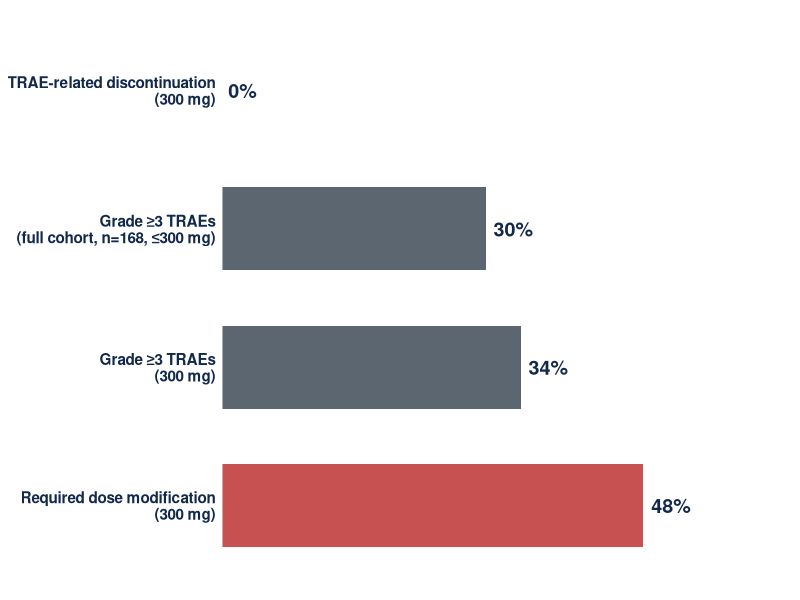
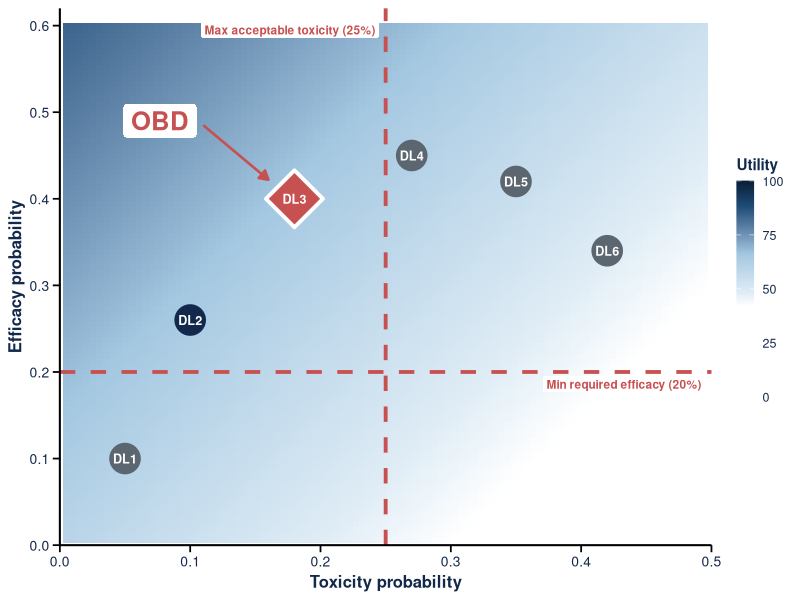
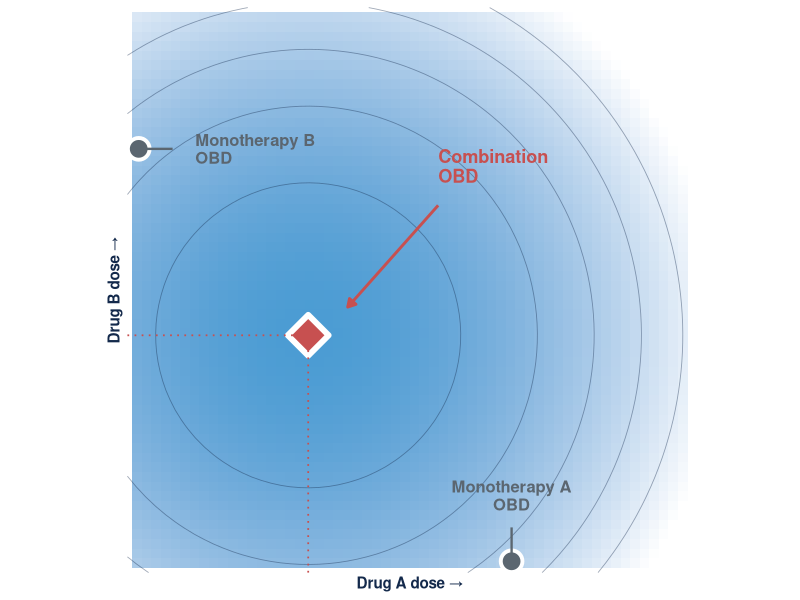
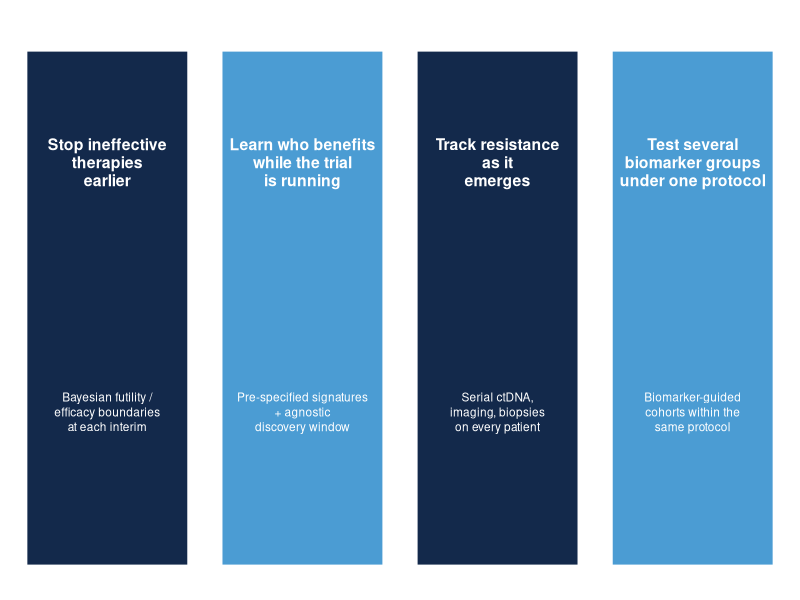
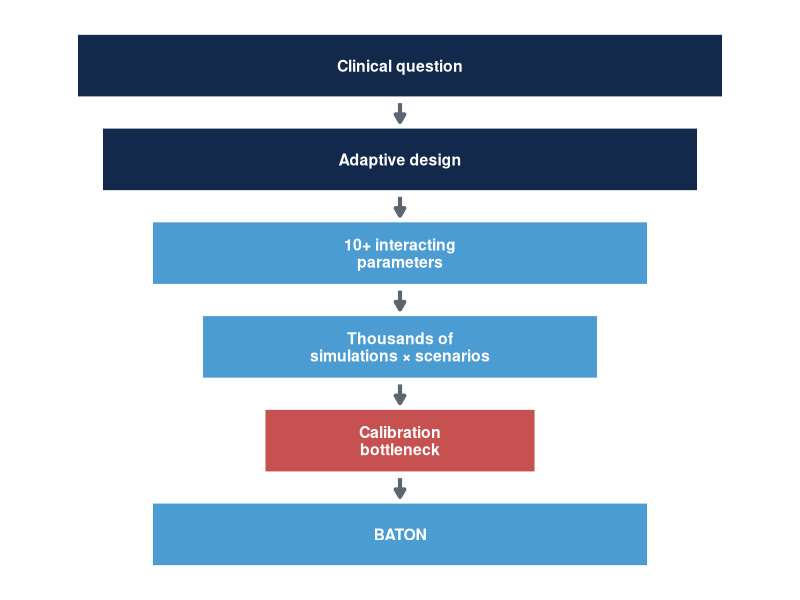
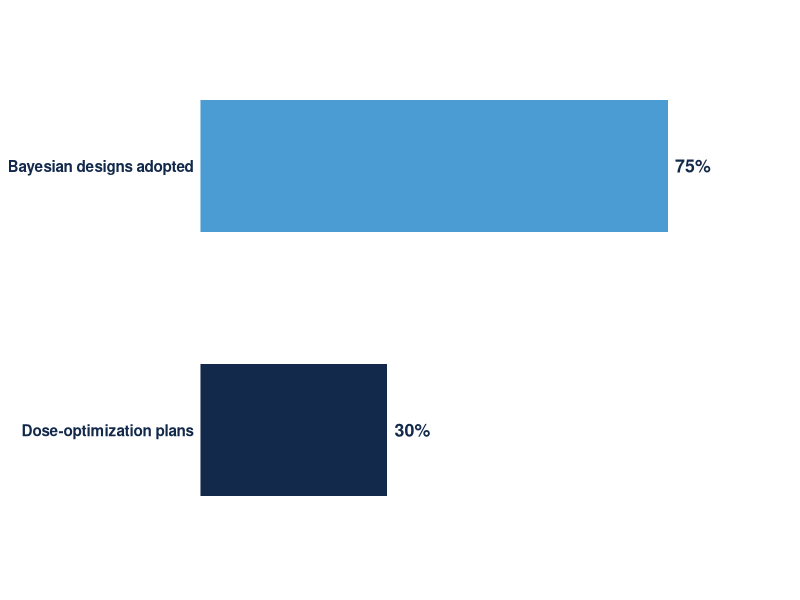
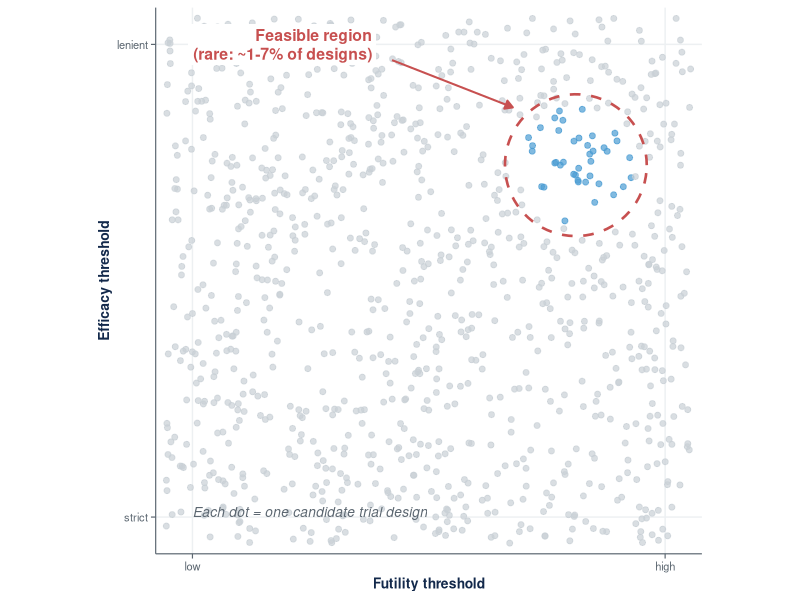
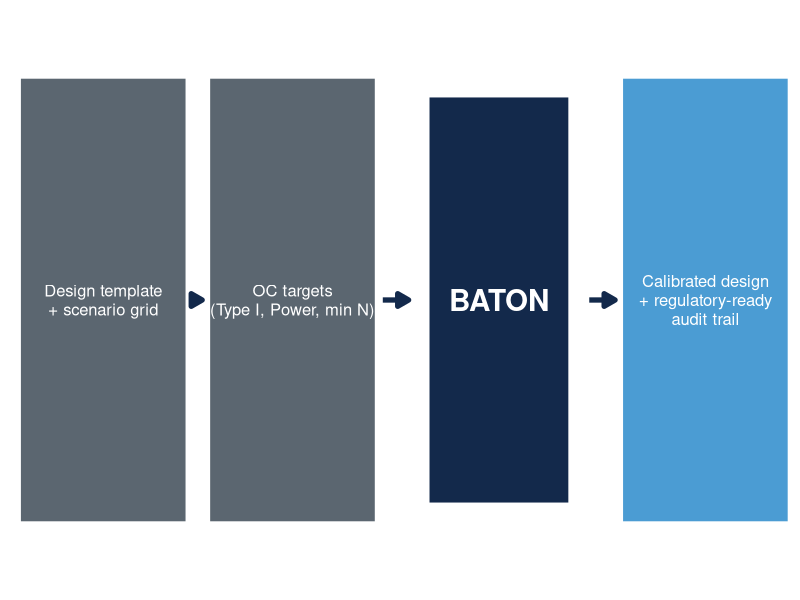

Generate these figures, in order, with R:
## ---- chunk 1
#| label: setup
#| include: false
library(ggplot2)
library(gridExtra)
set.seed(2025)
## ---- chunk 2
#| fig.height: 3.0
#| fig.width: 9
#| fig.align: center
#| fig.alt: "Horizontal bar chart of daraxonrasib monotherapy tolerability (RMC-6236-001 PDAC cohort): 0% TRAE-related discontinuation at 300 mg; 30% Grade ≥3 TRAEs in the full cohort (n=168, doses ≤300 mg); 34% Grade ≥3 TRAEs at 300 mg; 48% required dose modification at 300 mg."
library(ggplot2)
toxdata <- data.frame(
  metric = factor(c("TRAE-related discontinuation\n(300 mg)",
                    "Grade ≥3 TRAEs\n(full cohort, n=168, ≤300 mg)",
                    "Grade ≥3 TRAEs\n(300 mg)",
                    "Required dose modification\n(300 mg)"),
                  levels = c("Required dose modification\n(300 mg)",
                             "Grade ≥3 TRAEs\n(300 mg)",
                             "Grade ≥3 TRAEs\n(full cohort, n=168, ≤300 mg)",
                             "TRAE-related discontinuation\n(300 mg)")),
  pct = c(0, 30, 34, 48),
  fill = c("#4B9CD3", "#5B6670", "#5B6670", "#C75050")
)
ggplot(toxdata, aes(x = metric, y = pct, fill = fill)) +
  geom_col(width = 0.6) +
  geom_text(aes(label = paste0(pct, "%")),
            hjust = -0.2, size = 5, fontface = "bold", color = "#13294B") +
  scale_fill_identity() +
  scale_y_continuous(limits = c(0, 65), expand = c(0, 0)) +
  coord_flip() +
  labs(x = NULL, y = NULL) +
  theme_minimal(base_size = 11) +
  theme(panel.grid = element_blank(),
        axis.text.x = element_blank(),
        axis.ticks = element_blank(),
        axis.text.y = element_text(face = "bold", color = "#13294B", size = 11))
## ---- chunk 3
#| fig.height: 5.4
#| fig.width: 6.6
#| fig.align: center
#| fig.alt: "U-BOIN utility surface: toxicity probability (x-axis, 0-0.5) vs efficacy probability (y-axis, 0-0.6). Background heatmap shades utility across the plotted region from ~30 at the lower-right (high toxicity, low efficacy) to ~84 at the upper-left (low toxicity, high efficacy); the legend extends 0-100 to anchor the full elicited utility range. Red dashed lines mark admissibility cutoffs (max acceptable toxicity 25%, min required efficacy 20%). Six dose levels DL1-DL6 plotted as points; admissible doses are navy, inadmissible doses are gray, and the OBD (admissible dose with highest utility) is highlighted as a red diamond with an OBD label and leader arrow to the northwest."
library(ggplot2)

# Elicited utilities (per U-BOIN framework, Zhou 2019)
u_no_no   <- 60    # no response, no DLT
u_yes_no  <- 100   # response, no DLT  <- best
u_no_yes  <- 0     # no response, DLT  <- worst
u_yes_yes <- 40    # response, DLT

# Utility surface u(tox_prob, eff_prob) under outcome independence
util_fn <- function(tox, eff) {
  (1 - eff) * (1 - tox) * u_no_no +
  eff * (1 - tox) * u_yes_no +
  (1 - eff) * tox * u_no_yes +
  eff * tox * u_yes_yes
}

tox_seq <- seq(0, 0.5, length = 100)
eff_seq <- seq(0, 0.6, length = 100)
util_grid <- expand.grid(tox = tox_seq, eff = eff_seq)
util_grid$utility <- util_fn(util_grid$tox, util_grid$eff)

# Candidate dose levels
doses <- data.frame(
  dl  = c("DL1", "DL2", "DL3", "DL4", "DL5", "DL6"),
  tox = c(0.05, 0.10, 0.18, 0.27, 0.35, 0.42),
  eff = c(0.10, 0.26, 0.40, 0.45, 0.42, 0.34)
)
tox_max <- 0.25
eff_min <- 0.20
doses$admissible <- doses$tox <= tox_max & doses$eff >= eff_min
doses$utility    <- util_fn(doses$tox, doses$eff)
doses$is_obd     <- FALSE
if (any(doses$admissible)) {
  doses$is_obd[ which(doses$admissible)[which.max(doses$utility[doses$admissible])] ] <- TRUE
}

obd_x <- doses$tox[doses$is_obd]
obd_y <- doses$eff[doses$is_obd]

ggplot() +
  geom_tile(data = util_grid, aes(x = tox, y = eff, fill = utility)) +
  scale_fill_gradientn(
    colors  = c("#FFFFFF", "#FFFFFF", "#E0EDF6", "#A4C8E1", "#1F4E79", "#0A1F38"),
    values  = c(0.00, 0.42, 0.48, 0.66, 0.88, 1.00),
    name    = "Utility",
    limits  = c(0, 100), breaks = c(0, 25, 50, 75, 100)
  ) +
  # Admissibility lines
  geom_vline(xintercept = tox_max, color = "#C75050",
             linewidth = 1.3, linetype = "dashed") +
  geom_hline(yintercept = eff_min, color = "#C75050",
             linewidth = 1.3, linetype = "dashed") +
  annotate("label", x = tox_max - 0.005, y = 0.595,
           label = "Max acceptable toxicity (25%)",
           color = "#C75050", hjust = 1, fontface = "bold",
           size = 3.0, label.size = 0, fill = "#FFFFFF") +
  annotate("label", x = 0.495, y = eff_min - 0.005,
           label = "Min required efficacy (20%)",
           color = "#C75050", hjust = 1, vjust = 1, fontface = "bold",
           size = 3.0, label.size = 0, fill = "#FFFFFF") +
  # Non-OBD dose points
  geom_point(data = doses[!doses$is_obd, ],
             aes(x = tox, y = eff, color = admissible),
             shape = 19, size = 10) +
  scale_color_manual(values = c("TRUE" = "#13294B", "FALSE" = "#5B6670"),
                     guide = "none") +
  # OBD diamond
  geom_point(data = doses[doses$is_obd, ],
             aes(x = tox, y = eff),
             shape = 23, fill = "#C75050", color = "white",
             size = 14, stroke = 2) +
  # Dose-level labels inside each point
  geom_text(data = doses, aes(x = tox, y = eff, label = dl),
            color = "white", size = 3.2, fontface = "bold") +
  # OBD leader arrow + label, NW of DL3 (away from DL4)
  annotate("segment",
           x = obd_x - 0.07, y = obd_y + 0.085,
           xend = obd_x - 0.02, yend = obd_y + 0.022,
           color = "#C75050", linewidth = 0.9,
           arrow = arrow(length = unit(0.25, "cm"), type = "closed")) +
  annotate("label",
           x = obd_x - 0.075, y = obd_y + 0.090,
           label = "OBD", color = "#C75050",
           size = 6.5, fontface = "bold", hjust = 1,
           label.size = 0, fill = "#FFFFFF") +
  labs(x = "Toxicity probability",
       y = "Efficacy probability") +
  scale_x_continuous(limits = c(0, 0.5), expand = c(0, 0),
                     breaks = seq(0, 0.5, by = 0.1)) +
  scale_y_continuous(limits = c(0, 0.62), expand = c(0, 0),
                     breaks = seq(0, 0.6, by = 0.1)) +
  theme_minimal(base_size = 12) +
  theme(panel.grid = element_blank(),
        # Solid black axes + prominent tick marks
        axis.line = element_line(color = "#000000", linewidth = 0.7),
        axis.ticks = element_line(color = "#000000", linewidth = 0.6),
        axis.ticks.length = unit(0.18, "cm"),
        axis.title = element_text(face = "bold", color = "#13294B", size = 12),
        axis.text = element_text(color = "#13294B", size = 10),
        legend.position = "right",
        legend.title = element_text(face = "bold", color = "#13294B", size = 11),
        legend.text = element_text(color = "#13294B", size = 9),
        legend.key.height = unit(1.1, "cm"),
        legend.key.width = unit(0.45, "cm"))
## ---- chunk 4
#| fig.height: 4.4
#| fig.width: 5.6
#| fig.align: center
library(ggplot2)
n <- 60
grid <- expand.grid(A = seq(0, 1, length = n), B = seq(0, 1, length = n))
grid$eff <- pmax(0, 0.85 - 1.6 * ((grid$A - 0.32)^2 + (grid$B - 0.42)^2))
mono_A <- data.frame(A = 0.68, B = 0.02, lab = "Monotherapy A\nOBD")
mono_B <- data.frame(A = 0.02, B = 0.75, lab = "Monotherapy B\nOBD")
combo  <- data.frame(A = 0.32, B = 0.42, lab = "Combination\nOBD")

ggplot() +
  geom_tile(data = grid, aes(x = A, y = B, fill = eff)) +
  scale_fill_gradient(low = "#FFFFFF", high = "#4B9CD3", guide = "none") +
  geom_contour(data = grid, aes(x = A, y = B, z = eff),
               color = "#13294B", linewidth = 0.3, alpha = 0.4, bins = 6) +
  # mono A on x-axis
  geom_point(data = mono_A, aes(x = A, y = B), shape = 21, fill = "#5B6670",
             color = "white", size = 6, stroke = 2) +
  geom_segment(aes(x = 0.68, xend = 0.68, y = 0.08, yend = 0.02),
               arrow = arrow(length = unit(0.18, "cm"), type = "closed"),
               color = "#5B6670", linewidth = 0.8) +
  geom_text(data = mono_A, aes(x = A, y = B + 0.09, label = lab),
            color = "#5B6670", size = 4.2, hjust = 0.5, vjust = 0,
            fontface = "bold", lineheight = 0.9) +
  # mono B on y-axis
  geom_point(data = mono_B, aes(x = A, y = B), shape = 21, fill = "#5B6670",
             color = "white", size = 6, stroke = 2) +
  geom_segment(aes(x = 0.08, xend = 0.02, y = 0.75, yend = 0.75),
               arrow = arrow(length = unit(0.18, "cm"), type = "closed"),
               color = "#5B6670", linewidth = 0.8) +
  geom_text(data = mono_B, aes(x = A + 0.10, y = B, label = lab),
            color = "#5B6670", size = 4.2, hjust = 0, vjust = 0.5,
            fontface = "bold", lineheight = 0.9) +
  # combination optimum
  geom_point(data = combo, aes(x = A, y = B), shape = 23, fill = "#C75050",
             color = "white", size = 9, stroke = 3) +
  geom_segment(aes(x = 0.55, xend = 0.39, y = 0.65, yend = 0.47),
               arrow = arrow(length = unit(0.22, "cm"), type = "closed"),
               color = "#C75050", linewidth = 1) +
  geom_text(aes(x = 0.55, y = 0.69, label = "Combination\nOBD"),
            color = "#C75050", size = 4.6, hjust = 0, vjust = 0,
            fontface = "bold", lineheight = 0.9) +
  # dotted projections from combo optimum to axes
  geom_segment(aes(x = 0.32, xend = 0.32, y = 0, yend = 0.42),
               color = "#C75050", linetype = "dotted", linewidth = 0.6) +
  geom_segment(aes(x = 0, xend = 0.32, y = 0.42, yend = 0.42),
               color = "#C75050", linetype = "dotted", linewidth = 0.6) +
  labs(x = "Drug A dose →", y = "Drug B dose →") +
  scale_x_continuous(limits = c(0, 1), breaks = NULL, expand = c(0, 0)) +
  scale_y_continuous(limits = c(0, 1), breaks = NULL, expand = c(0, 0)) +
  coord_fixed(clip = "off") +
  theme_minimal(base_size = 11) +
  theme(panel.grid = element_blank(),
        axis.title.x = element_text(face = "bold", color = "#13294B", size = 11),
        axis.title.y = element_text(face = "bold", color = "#13294B", size = 11))
## ---- chunk 5
#| fig.height: 3.0
#| fig.width: 10
#| fig.align: center
library(ggplot2)
pillars <- data.frame(
  x = c(1, 2, 3, 4),
  y = rep(1, 4),
  header = c("Stop ineffective\ntherapies\nearlier",
             "Learn who benefits\nwhile the trial\nis running",
             "Track resistance\nas it\nemerges",
             "Test several\nbiomarker groups\nunder one protocol"),
  detail = c("Bayesian futility /\nefficacy boundaries\nat each interim",
             "Pre-specified signatures\n+ agnostic\ndiscovery window",
             "Serial ctDNA,\nimaging, biopsies\non every patient",
             "Biomarker-guided\ncohorts within the\nsame protocol"),
  fill = c("#13294B", "#4B9CD3", "#13294B", "#4B9CD3")
)
ggplot() +
  geom_tile(data = pillars, aes(x = x, y = y, fill = fill),
            width = 0.85, height = 1.6, color = "white", linewidth = 2) +
  scale_fill_identity() +
  geom_text(data = pillars, aes(x = x, y = y + 0.45, label = header),
            color = "white", size = 4.0, fontface = "bold", lineheight = 0.95) +
  geom_text(data = pillars, aes(x = x, y = y - 0.32, label = detail),
            color = "white", size = 3.0, lineheight = 1.05) +
  scale_x_continuous(limits = c(0.45, 4.55), expand = c(0, 0)) +
  scale_y_continuous(limits = c(0.1, 1.95), expand = c(0, 0)) +
  theme_void()
## ---- chunk 6
#| fig.height: 3.6
#| fig.width: 4.2
#| fig.align: center
library(ggplot2)
funnel <- data.frame(
  y = 6:1,
  x = rep(1, 6),
  label = c("Clinical question",
            "Adaptive design",
            "10+ interacting\nparameters",
            "Thousands of\nsimulations × scenarios",
            "Calibration\nbottleneck",
            "BATON"),
  fill = c("#13294B", "#13294B", "#4B9CD3", "#4B9CD3", "#C75050", "#4B9CD3"),
  width = c(2.6, 2.4, 2.0, 1.6, 1.1, 2.0)
)
ggplot() +
  geom_tile(data = funnel, aes(x = x, y = y, fill = fill, width = width),
            height = 0.72, color = "white", linewidth = 2) +
  scale_fill_identity() +
  geom_text(data = funnel, aes(x = x, y = y, label = label),
            color = "white", size = 4.0, fontface = "bold", lineheight = 0.92) +
  geom_segment(data = data.frame(x = 1, xend = 1, y = 6:2 - 0.4, yend = 5:1 + 0.4),
               aes(x = x, xend = xend, y = y, yend = yend),
               arrow = arrow(length = unit(0.22, "cm"), type = "closed"),
               color = "#5B6670", linewidth = 1.4) +
  scale_x_continuous(limits = c(-0.6, 2.6), expand = c(0, 0)) +
  scale_y_continuous(limits = c(0.3, 6.7), expand = c(0, 0)) +
  theme_void()
## ---- chunk 7
#| fig.height: 1.4
#| fig.width: 5.6
#| fig.align: center
library(ggplot2)
adopt <- data.frame(
  metric = factor(c("Bayesian designs adopted", "Dose-optimization plans"),
                  levels = c("Dose-optimization plans", "Bayesian designs adopted")),
  pct = c(75, 30),
  fill = c("#4B9CD3", "#13294B")
)
ggplot(adopt, aes(x = metric, y = pct, fill = fill)) +
  geom_col(width = 0.5) +
  geom_text(aes(label = paste0(pct, "%")),
            hjust = -0.2, size = 4.5, fontface = "bold", color = "#13294B") +
  scale_fill_identity() +
  scale_y_continuous(limits = c(0, 95), expand = c(0, 0)) +
  coord_flip() +
  labs(x = NULL, y = NULL) +
  theme_minimal(base_size = 11) +
  theme(panel.grid = element_blank(),
        axis.text.x = element_blank(),
        axis.ticks = element_blank(),
        axis.text.y = element_text(face = "bold", color = "#13294B", size = 11))
## ---- chunk 8
#| fig.height: 4.0
#| fig.width: 9
#| fig.align: center
#| fig.alt: "Scatter plot of about a thousand candidate trial designs across two calibration parameters. The vast majority are gray (failing one or more of the four operating-characteristic constraints). A small cluster near the upper-right is highlighted in blue, representing the rare designs that satisfy FDA compliance, minimize patients, stop bad early, and accelerate good simultaneously. A red label flags this region as the feasible region (about 1 to 7 percent of designs)."
library(ggplot2)
set.seed(42)
n <- 1000
df <- data.frame(
  x = runif(n, 0, 1),
  y = runif(n, 0, 1)
)
df$d2 <- (df$x - 0.78)^2 + (df$y - 0.72)^2
df$ok <- df$d2 < 0.012
df$cls <- ifelse(df$ok, "feasible", "infeasible")

ggplot(df, aes(x = x, y = y, color = cls)) +
  geom_point(size = 1.7, alpha = 0.7) +
  scale_color_manual(values = c("feasible" = "#4B9CD3", "infeasible" = "#C8D0D6"),
                     guide = "none") +
  annotate("path",
           x = 0.78 + 0.135 * cos(seq(0, 2 * pi, length.out = 80)),
           y = 0.72 + 0.135 * sin(seq(0, 2 * pi, length.out = 80)),
           color = "#C75050", linewidth = 0.9, linetype = "dashed") +
  annotate("segment", x = 0.43, xend = 0.66, y = 0.92, yend = 0.83,
           arrow = arrow(length = unit(0.22, "cm"), type = "closed"),
           color = "#C75050", linewidth = 0.7) +
  annotate("label", x = 0.40, y = 0.95,
           label = "Feasible region\n(rare: ~1-7% of designs)",
           color = "#C75050", fontface = "bold", size = 4.0,
           hjust = 1, fill = "#FFFFFF", label.size = 0, lineheight = 1.0) +
  annotate("text", x = 0.05, y = 0.05, hjust = 0, vjust = 0,
           label = "Each dot = one candidate trial design",
           color = "#5B6670", fontface = "italic", size = 3.5) +
  coord_fixed() +
  scale_x_continuous("Futility threshold",
                     limits = c(0, 1), expand = c(0.01, 0.01),
                     breaks = c(0.05, 0.95), labels = c("low", "high")) +
  scale_y_continuous("Efficacy threshold",
                     limits = c(0, 1), expand = c(0.01, 0.01),
                     breaks = c(0.05, 0.95), labels = c("strict", "lenient")) +
  theme_minimal(base_size = 11) +
  theme(panel.grid.minor = element_blank(),
        panel.grid.major = element_line(color = "#EDF0F2"),
        axis.title = element_text(color = "#13294B", face = "bold", size = 10),
        axis.text = element_text(color = "#5B6670", size = 8),
        axis.ticks = element_line(color = "#5B6670", linewidth = 0.4),
        axis.ticks.length = unit(0.12, "cm"),
        axis.line = element_line(color = "#5B6670", linewidth = 0.4))
## ---- chunk 9
#| fig.height: 3.6
#| fig.width: 11
#| fig.align: center
library(ggplot2)
flow <- data.frame(
  x = c(0.8, 3.0, 5.4, 7.8),
  y = rep(1, 4),
  label = c("Design template\n+ scenario grid",
            "OC targets\n(Type I, Power, min N)",
            "BATON",
            "Calibrated design\n+ regulatory-ready\naudit trail"),
  fill = c("#5B6670", "#5B6670", "#13294B", "#4B9CD3"),
  is_baton = c(FALSE, FALSE, TRUE, FALSE)
)
ggplot() +
  geom_tile(data = flow, aes(x = x, y = y, fill = fill,
                              width = ifelse(is_baton, 1.7, 2.0),
                              height = ifelse(is_baton, 1.1, 1.2)),
            color = "white", linewidth = 2.5) +
  scale_fill_identity() +
  geom_text(data = flow, aes(x = x, y = y, label = label),
            color = "white", size = ifelse(flow$is_baton, 7.5, 4.2),
            fontface = ifelse(flow$is_baton, "bold", "plain"),
            lineheight = 0.95) +
  geom_segment(data = data.frame(x = c(0.8, 3.0, 5.4) + 1.05,
                                  xend = c(3.0, 5.4, 7.8) - 1.05,
                                  y = rep(1, 3), yend = rep(1, 3)),
               aes(x = x, xend = xend, y = y, yend = yend),
               arrow = arrow(length = unit(0.32, "cm"), type = "closed"),
               color = "#13294B", linewidth = 1.8) +
  scale_x_continuous(limits = c(-0.4, 8.9), expand = c(0, 0)) +
  scale_y_continuous(limits = c(0.2, 1.8), expand = c(0, 0)) +
  theme_void()
## ---- chunk 10
#| fig.height: 3.4
#| fig.width: 11
#| fig.align: center
#| fig.alt: "Two-panel scatter comparing search strategies. Left panel (grid search): about 200 evenly-spaced gray dots on a lattice across the design space, with only 2-3 dots happening to land in the small red-dashed feasible region in the upper-right. Right panel (BATON): about 30 dots, the early ones spread out and the later ones clustering tightly inside the feasible region as the model learns where the feasible designs are."
library(ggplot2)
library(gridExtra)
set.seed(7)

# Shared landscape: feasible region as a small disk in upper-right
cx <- 0.78; cy <- 0.72; rad <- 0.13

# Grid panel: even lattice, many points, few feasible
grid_pts <- expand.grid(x = seq(0.05, 0.95, length.out = 15),
                        y = seq(0.05, 0.95, length.out = 15))
grid_pts$d <- sqrt((grid_pts$x - cx)^2 + (grid_pts$y - cy)^2)
grid_pts$ok <- grid_pts$d < rad

# BATON panel: simulated trajectory — exploration → exploitation
n_baton <- 30
baton_x <- c(runif(8, 0.05, 0.95))
baton_y <- c(runif(8, 0.05, 0.95))
for (i in 9:n_baton) {
  # converging toward feasible region
  baton_x <- c(baton_x, cx + rnorm(1, 0, rad * 0.7) * (1 - (i - 8) / (n_baton - 8) * 0.6))
  baton_y <- c(baton_y, cy + rnorm(1, 0, rad * 0.7) * (1 - (i - 8) / (n_baton - 8) * 0.6))
}
baton_pts <- data.frame(x = baton_x, y = baton_y, ord = 1:n_baton)
baton_pts$d <- sqrt((baton_pts$x - cx)^2 + (baton_pts$y - cy)^2)
baton_pts$ok <- baton_pts$d < rad

feasible_ring <- data.frame(
  th = seq(0, 2 * pi, length.out = 100)
)
feasible_ring$x <- cx + rad * cos(feasible_ring$th)
feasible_ring$y <- cy + rad * sin(feasible_ring$th)

p_grid <- ggplot() +
  geom_path(data = feasible_ring, aes(x = x, y = y),
            color = "#C75050", linewidth = 0.8, linetype = "dashed") +
  geom_point(data = grid_pts,
             aes(x = x, y = y, color = ok),
             size = 1.6, alpha = 0.85) +
  scale_color_manual(values = c("TRUE" = "#4B9CD3", "FALSE" = "#C8D0D6"),
                     guide = "none") +
  annotate("segment", x = 0.45, xend = 0.66, y = 0.93, yend = 0.83,
           arrow = arrow(length = unit(0.20, "cm"), type = "closed"),
           color = "#C75050", linewidth = 0.6) +
  annotate("label", x = 0.42, y = 0.96,
           label = "Feasible region\n(~1-7% of designs)",
           color = "#C75050", fontface = "bold", size = 3.0,
           hjust = 1, fill = "#FFFFFF", label.size = 0, lineheight = 1.0) +
  annotate("text", x = 0.04, y = 0.05, hjust = 0, vjust = 0,
           label = "Each dot = one candidate design",
           color = "#5B6670", fontface = "italic", size = 2.9) +
  coord_fixed() +
  scale_x_continuous("Futility threshold",
                     limits = c(0, 1), expand = c(0.01, 0.01),
                     breaks = c(0.05, 0.95), labels = c("low", "high")) +
  scale_y_continuous("Efficacy threshold",
                     limits = c(0, 1), expand = c(0.01, 0.01),
                     breaks = c(0.05, 0.95), labels = c("strict", "lenient")) +
  labs(title = "Grid search",
       subtitle = "~225 designs on a lattice; most wasted") +
  theme_minimal(base_size = 11) +
  theme(panel.grid = element_blank(),
        plot.title = element_text(hjust = 0.5, face = "bold",
                                  color = "#13294B", size = 13),
        plot.subtitle = element_text(hjust = 0.5, color = "#5B6670",
                                     size = 10),
        axis.title = element_text(color = "#13294B", face = "bold", size = 10),
        axis.text = element_text(color = "#5B6670", size = 8),
        axis.ticks = element_line(color = "#5B6670", linewidth = 0.4),
        axis.ticks.length = unit(0.12, "cm"),
        axis.line = element_line(color = "#5B6670", linewidth = 0.4))

p_baton <- ggplot() +
  geom_path(data = feasible_ring, aes(x = x, y = y),
            color = "#C75050", linewidth = 0.8, linetype = "dashed") +
  geom_point(data = baton_pts,
             aes(x = x, y = y, color = ord),
             size = 2.2, alpha = 0.9) +
  scale_color_gradient(low = "#C8D0D6", high = "#13294B", guide = "none") +
  annotate("text", x = 0.04, y = 0.05, hjust = 0, vjust = 0,
           label = "Light dots tried early, dark dots tried later",
           color = "#5B6670", fontface = "italic", size = 2.9) +
  coord_fixed() +
  scale_x_continuous("Futility threshold",
                     limits = c(0, 1), expand = c(0.01, 0.01),
                     breaks = c(0.05, 0.95), labels = c("low", "high")) +
  scale_y_continuous("Efficacy threshold",
                     limits = c(0, 1), expand = c(0.01, 0.01),
                     breaks = c(0.05, 0.95), labels = c("strict", "lenient")) +
  labs(title = "BATON search",
       subtitle = "first ~30 designs; model already learning where feasibility lives") +
  theme_minimal(base_size = 11) +
  theme(panel.grid = element_blank(),
        plot.title = element_text(hjust = 0.5, face = "bold",
                                  color = "#4B9CD3", size = 13),
        plot.subtitle = element_text(hjust = 0.5, color = "#5B6670",
                                     size = 10),
        axis.title = element_text(color = "#13294B", face = "bold", size = 10),
        axis.text = element_text(color = "#5B6670", size = 8),
        axis.ticks = element_line(color = "#5B6670", linewidth = 0.4),
        axis.ticks.length = unit(0.12, "cm"),
        axis.line = element_line(color = "#5B6670", linewidth = 0.4))

grid.arrange(p_grid, p_baton, ncol = 2)
## ---- chunk 11
#| fig.height: 4.4
#| fig.width: 10
#| fig.align: center
#| fig.alt: "Four-box layout echoing the calibration-challenge slide, now showing the BATON-calibrated design's achieved values for PANGEA Phase II. Box 1: FDA compliance checkmark, Type I 7.0% (target ≤10%) and Power 82.2% (target ≥80%). Box 2: Minimize patients checkmark, ~23 spared, avg N 53 vs Max N 76. Box 3: Stop bad early checkmark, 78% futility stop when drug inactive. Box 4: Accelerate good checkmark, 81% efficacy stop when drug active."
library(ggplot2)
delivered <- data.frame(
  x = c(1, 2, 1, 2),
  y = c(2, 2, 1, 1),
  header = c("1. FDA compliance  ✓",
             "2. Minimize patients  ✓",
             "3. Stop bad early  ✓",
             "4. Accelerate good  ✓"),
  detail = c("Type I 7.0% (target ≤10%)\nPower 82.2% (target ≥80%)",
             "~23 patients spared\n(avg N 53 vs Max N 76)",
             "78% early futility stop\nwhen drug is inactive",
             "81% early efficacy stop\nwhen drug works"),
  fill = c("#13294B", "#4B9CD3", "#4B9CD3", "#13294B")
)
ggplot() +
  geom_tile(data = delivered, aes(x = x, y = y, fill = fill),
            width = 0.92, height = 0.85, color = "white", linewidth = 2) +
  scale_fill_identity() +
  geom_text(data = delivered, aes(x = x, y = y + 0.26, label = header),
            color = "white", size = 5.2, fontface = "bold") +
  geom_text(data = delivered, aes(x = x, y = y - 0.13, label = detail),
            color = "white", size = 3.8, lineheight = 1.0) +
  coord_fixed(ratio = 0.6) +
  scale_x_continuous(limits = c(0.4, 2.6), expand = c(0, 0)) +
  scale_y_continuous(limits = c(0.4, 2.6), expand = c(0, 0)) +
  theme_void()
## ---- chunk 12
#| fig.height: 2.8
#| fig.width: 9
#| fig.align: center
library(ggplot2)
gi <- data.frame(
  x = c(1, 2, 1, 2),
  y = c(2, 2, 1, 1),
  header = c("PDAC", "CRC",
             "Basket / umbrella", "Robust calibration"),
  detail = c("RAS-backbone\ncombinations\nOBD selection",
             "Joint-surface\nnovel-novel\ndoublets",
             "Biomarker-stratified\nsubtrials\nshared decision rules",
             "Designs robust to\nuncertain trial\nassumptions"),
  fill = c("#13294B", "#4B9CD3", "#4B9CD3", "#13294B")
)
ggplot() +
  geom_tile(data = gi, aes(x = x, y = y, fill = fill),
            width = 0.92, height = 0.85, color = "white", linewidth = 2) +
  scale_fill_identity() +
  geom_text(data = gi, aes(x = x, y = y + 0.25, label = header),
            color = "white", size = 4.8, fontface = "bold") +
  geom_text(data = gi, aes(x = x, y = y - 0.10, label = detail),
            color = "white", size = 3.4, lineheight = 1.0) +
  coord_fixed(ratio = 0.55) +
  scale_x_continuous(limits = c(0.4, 2.6), expand = c(0, 0)) +
  scale_y_continuous(limits = c(0.4, 2.6), expand = c(0, 0)) +
  theme_void()
